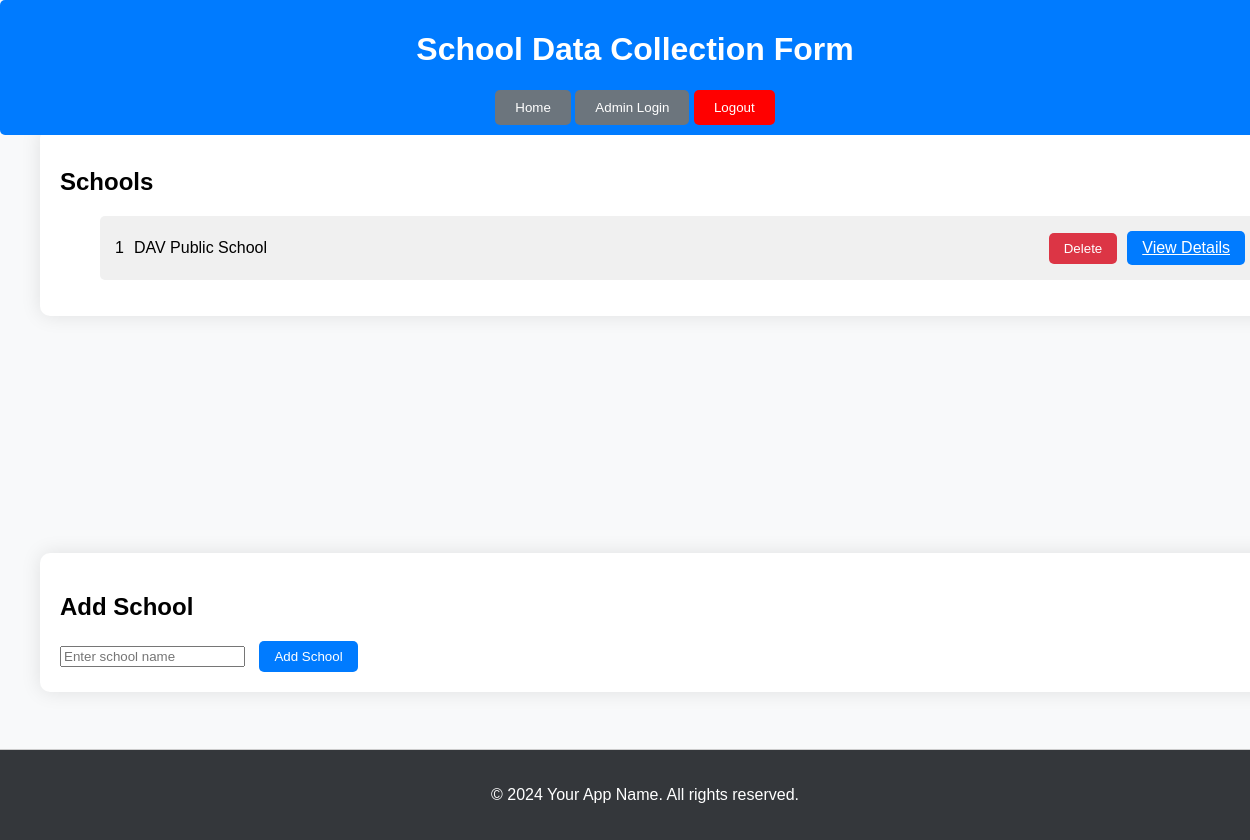
Before: /admin/dashboard with the older database file.
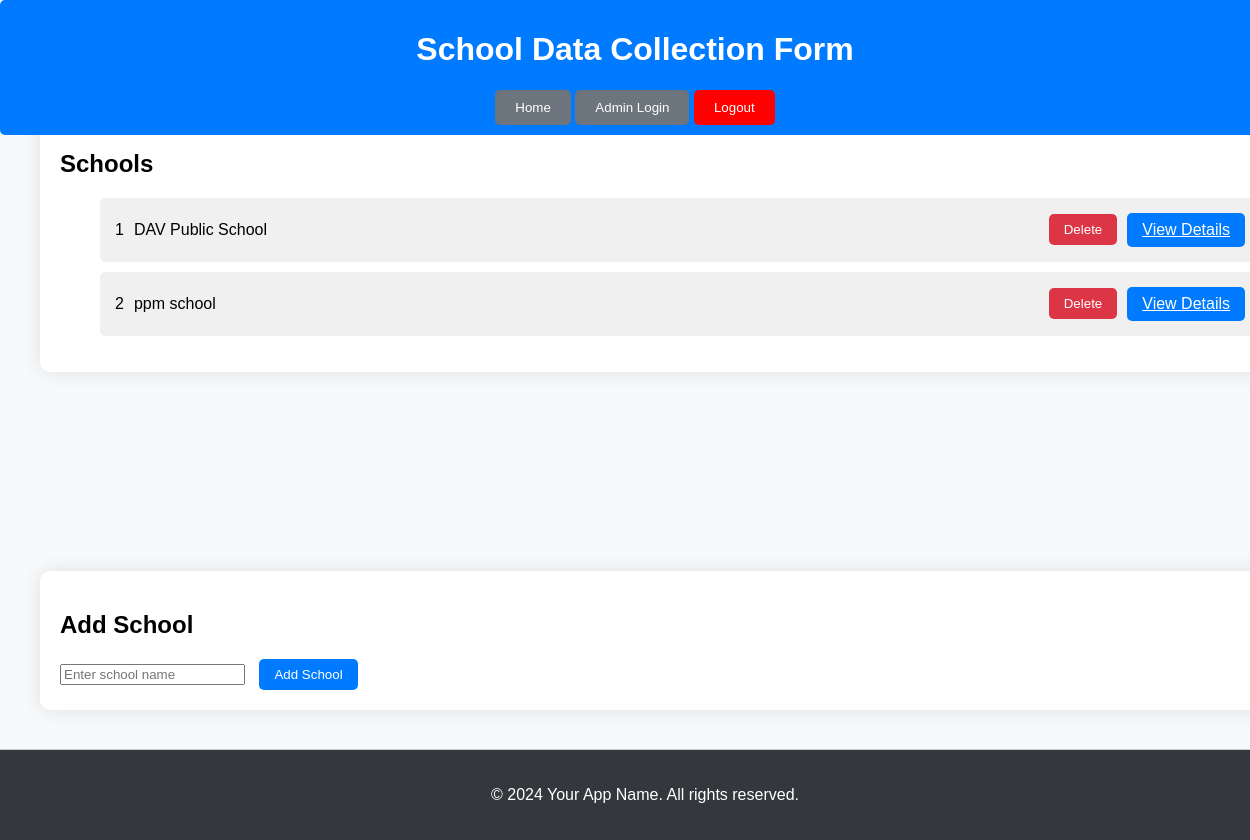
After: the same page with the newer database file.
### app.py (models this page shows)
class School(db.Model):
    id = db.Column(db.Integer, primary_key=True)
    name = db.Column(db.String(100), nullable=False)
    students = db.relationship('Student', backref='school', lazy=True)
    teachers = db.relationship('Teacher', backref='school', lazy=True)
    non_students = db.relationship('NonStudent', backref='school', lazy=True)

### app.py (the view)
@app.route('/admin/dashboard')
def admin_dashboard():
    schools = School.query.all()
    return render_template('admin/dashboard.html', schools=schools)

### templates/admin/dashboard.html (shortened to what this page needs)
<!DOCTYPE html>
<html lang="en">
<head>
</head>
<body>
    <header>
        <h1>School Data Collection Form</h1>
        <button class="home-btn" onclick="redirectToHome()">Home</button>
        <button class="login-btn" onclick="redirectToAdminLogin()">Admin Login</button>
        <button class="logout-btn" onclick="logout()">Logout</button>
    </header>
    <div class="container">
        <section class="dashboard-section">
            <div class="school-list">
                <h2>Schools</h2>
                <ul>
                    {% for school in schools %}
                    <li>
                        <div class="school-info">
                            <span>{{ loop.index }}</span>
                            <span>{{ school.name }}</span>
                        </div>
                        <div class="school-actions">
                            <form class="delete-form" method="POST"
                                action="{{ url_for('delete_school', school_id=school.id) }}">
                                <button type="submit" class="btn btn-danger">Delete</button>
                            </form>
                            <a href="{{ url_for('school_detail', school_id=school.id) }}" class="btn btn-primary">View
                                Details</a>
                        </div>
                    </li>
                    {% endfor %}
                </ul>
            </div>
        </section>
    </div>
    <div class="container">
        <section class="dashboard-section">
            <div class="add-school-form">
                <h2>Add School</h2>
                <form id="add-school-form" method="POST" action="{{ url_for('add_school') }}">
                    <input type="text" name="name" id="school_name" placeholder="Enter school name" required>
                    <button type="submit" class="btn btn-primary">Add School</button>
                </form>
            </div>
        </section>
    </div>
    <footer>
        <div class="container">
            <p>&copy; 2024 Your App Name. All rights reserved.</p>
        </div>
    </footer>
</body>
</html>

### templates/admin/dashboard.html (style rules this page uses)
body { font-family: Arial, sans-serif; background-color: #f8f9fa; padding: 20px; margin: 0; min-height: 100vh; display: flex; flex-direction: column; }
header { background-color: #007bff; color: white; text-align: center; padding: 10px; border-radius: 5px; position: fixed; top: 0; left: 0; width: 100%; }
footer { text-align: center; background-color: #0b0f14d3; color: white; padding: 20px; border-top: 1px solid #ccc; position: fixed; bottom: 0; left: 0; width: 100%; }
.container { max-width: 1200px; margin: auto; width: 100%; padding: 0 20px; }
.dashboard-section { background-color: #fff; padding: 20px; border-radius: 10px; box-shadow: 0px 0px 20px 0px rgba(0, 0, 0, 0.1); margin-bottom: 20px; width: 100%; }
.school-list { padding: 0; list-style-type: none; }
.school-list li { display: flex; align-items: center; justify-content: space-between; background-color: #f0f0f0; border-radius: 5px; padding: 15px; margin-bottom: 10px; }
.school-list li span { margin-right: 10px; }
.school-info { display: flex; align-items: center; }
.school-actions { display: flex; align-items: center; }
.btn { padding: 8px 15px; margin-left: 10px; border: none; border-radius: 5px; cursor: pointer; }
.btn-primary { background-color: #007bff; color: white; }
.btn-danger { background-color: #dc3545; color: white; }
.login-btn { background-color: #6c757d; color: white; border: none; padding: 10px 20px; border-radius: 5px; cursor: pointer; }
.home-btn { background-color: #6c757d; color: white; border: none; padding: 10px 20px; border-radius: 5px; cursor: pointer; }
.logout-btn { background-color: red; color: white; border: none; padding: 10px 20px; border-radius: 5px; cursor: pointer; }

Changed rows visible on the page:
added School: name "ppm school"
